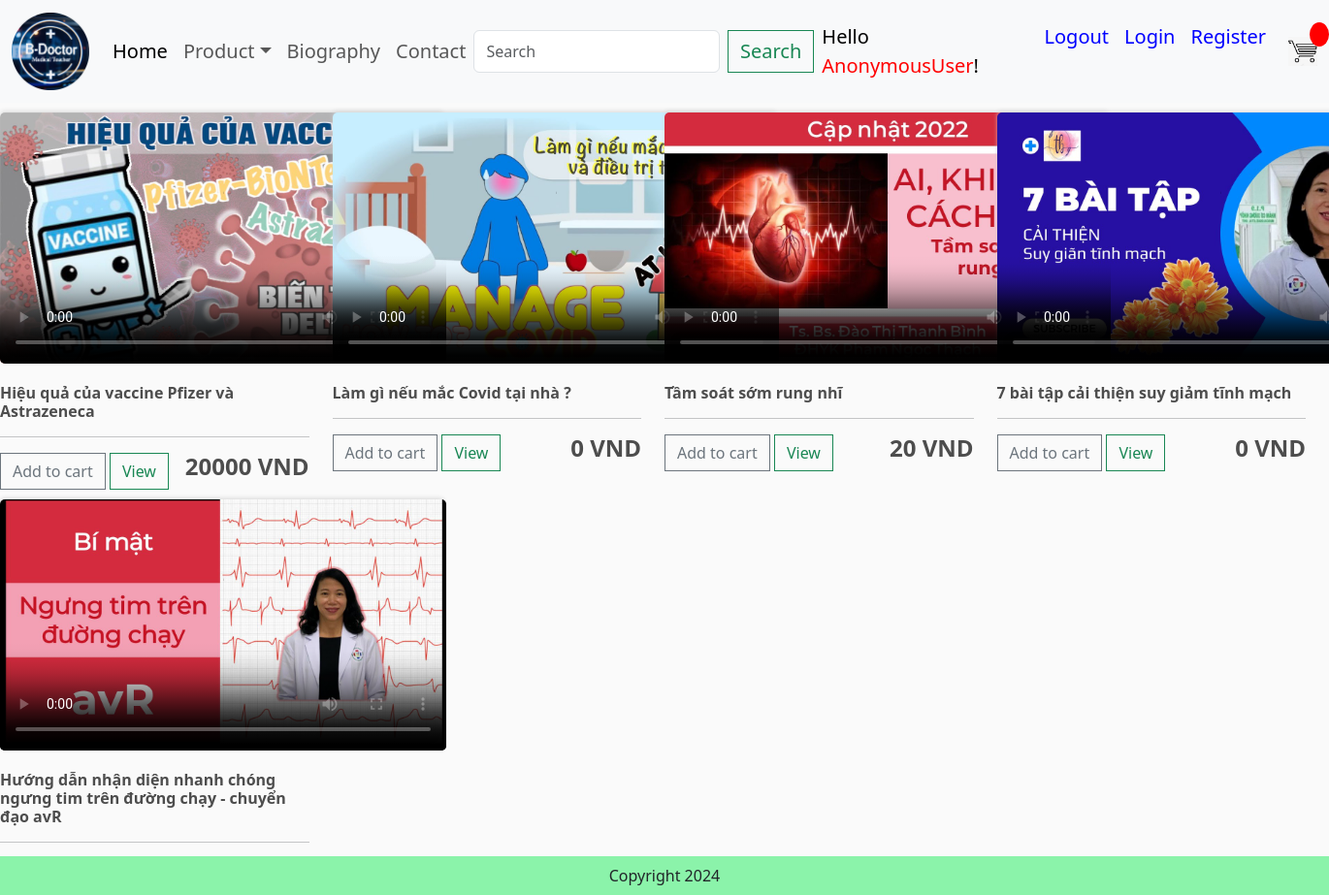
/category/?category=free, run on the app's committed database.
### app/models.py (models this page shows, shortened)
class Product(models.Model):
    category = models.ManyToManyField(Category,related_name='product')
    name = models.CharField(max_length=200,null=True)
    price = models.FloatField()
    digital = models.BooleanField(default=False, null=True, blank=False)
    video = models.FileField(upload_to='',blank=True, null=True)
    poster = models.ImageField(upload_to='videos_uploaded/thumbnails/', blank=True, null=True)  # Thêm trường ảnh thumbnail
    @property
    def VideoURL(self):
        try:
            url=self.video.url
        except:
            url=''
        return url
    @property
    def PosterURL(self):
        try:
            url=self.poster.url
        except:
            url=''
        return url

### app/views.py (the view)
# urls.py: path('category/', views.category, name='category'),
def category(request):
    categories = Category.objects.filter(is_sub = False)
    active_category = request.GET.get("category",'')
    if active_category:
        products = Product.objects.filter(category__slug = active_category)
    context = {'categories':categories,"products":products,"active_category":active_category}
    return render(request,'app/category.html',context)

### app/templates/app/category.html (shortened to what this page needs)
{% extends "app/base.html" %}
{%load static%}
        {% block register %}
        <div class='row' style="width:100%">
            {%for product in products %}
            <div class="col-lg-3">
                <video class="thumbnail" style="width: 460px; height: auto; margin-bottom: 15px; border-radius: 5px;"
                    controls poster="{{product.PosterURL}}">
                    <source src="{{product.VideoURL}}" type="video/mp4">
                </video>
                <div class="box-eleme nt product">
                    <h6><strong>{{product.name}}</strong></h6>
                    <hr>
                    <button data-product={{product.id}} data-action ='add' class="btn btn-outline-secondary add-btn update-cart">Add to cart</button>
                    <a class="btn btn-outline-success" href="#">View</a>
                    <h4 style="display: inline-block; float: right"><strong>{{product.price|floatformat}} VND </strong></h4>
                </div>
            </div>
            {% endfor %}
        </div>
        {% endblock register %}

### app/static/app/css/main.css (style rules this page uses)
body { background-color: hsl(0, 0%, 98%); }
h1,h2,h3,h4,h5,h6 { color:hsl(0, 0%, 30%); }
.thumbnail { width: 350px; height:200px; -webkit-box-shadow: -1px -3px 5px -2px rgba(214,214,214,1); -moz-box-shadow: -1px -3px 5px -2px rgba(214,214,214,1); box-shadow: -1px -3px 5px -2px rgba(214,214,214,1); }
.product { border-radius: 0 0 4px 4px; }
.col-lg-3, .col-lg-4, .col-lg-6, .col-lg-8, .col-lg-12 { margin-top: 10px; }
.btn { border-radius: 0; }
.thumbnail { width: 100%; cursor: pointer; }

### data on the page
Product: name "Hiệu quả của vaccine Pfizer và Astrazeneca", price "20000"
Product: name "Làm gì nếu mắc Covid tại nhà ?", price "0"
Product: name "Tầm soát sớm rung nhĩ", price "20"
Product: name "7 bài tập cải thiện suy giảm tĩnh mạch", price "0"
Product: name "Hướng dẫn nhận diện nhanh chóng ngưng tim trên đường chạy - chuyển đạo avR"

### other printed values
{{ request.user }} "AnonymousUser"
